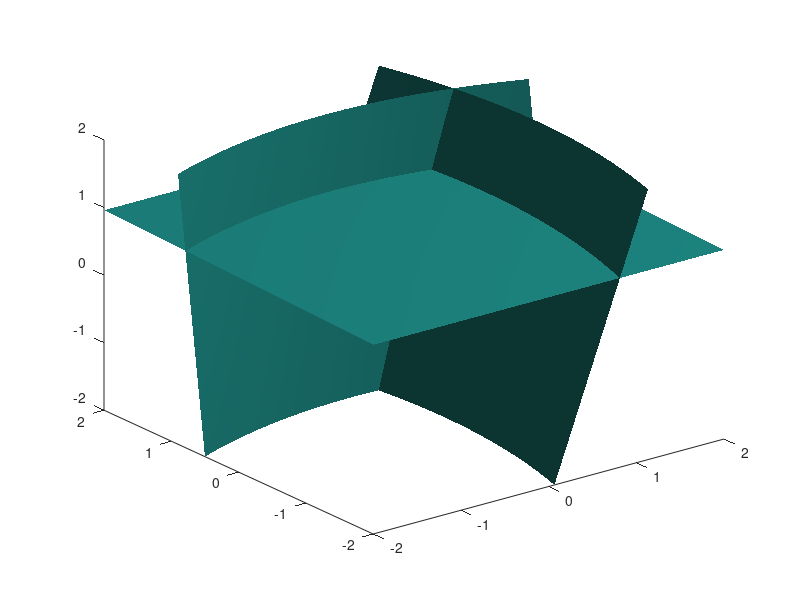

This figure's MATLAB source: (Note: this script raises an error after producing the figure.)
clc
clear all
clf
addpath("Matrices")

%a
display("")
display("Apartado a")
[x,y,z]=meshgrid(-2:0.2:2,-2:0.2:2,-2:0.2:2);

eq1=15*x+y.^2-4*z-13;
eq2=x.^2+10*y-z-11;
eq3=y-25*z+22;

isosurface(x,y,z,eq1,0);
isosurface(x,y,z,eq2,0);
isosurface(x,y,z,eq3,0);

F1=@ (X) [15*X(1)+X(2).^2-4*X(3)-13; 
              X(1).^2+10*X(2)-X(3)-11;
              X(2)-25*X(3)+22];

dF1=@ (X) difAproximada(F1,X);

format long g
global paso=0.01;
global precision=0.5e-5;
nmaxiteraciones=1000;


[X0,FX_1,pasos_1]=newtonV(F1,dF1,[1;1;1],nmaxiteraciones) %obtenemos las aproximaciones iniciales


%b
display("")
display("Apartado b")
precision=100; %para que funcione una única iteración
nmaxiteraciones=2;
X0=[0;0;0];

F=@ (X) [(13-X(2).^2 +4*X(3))/15;
          (11-X(1).^2+X(3))/10;
          (22+X(2))/25];
          
dF=@ (X) difAproximada(F,X);
F_objetivo=@ (X) objetivo(F,X);

[X1, pasos1]=puntofijo(F, X0, nmaxiteraciones)

precision=0.5e-5; %para ver qué hace punto fijo con más iteraciones
nmaxiteraciones=1000;
[X1, pasos1]=puntofijo(F, X0, nmaxiteraciones)

%nos da el mismo resultado que el apartado a

%c
display("")
display("Apartado c")
precision=0.5e-3;
nmaxiteraciones=1000;

[X_1,FX_1,pasos_1]=descensoRapido(F_objetivo,X0 ,nmaxiteraciones)


%d
display("")
display("Apartado d")
precision=0.5e-10;

[XN,FXN,pasos_1]=newtonV(F1,dF1,X0,nmaxiteraciones) %3 pasos

dFX0 = dF1(X0);

[XNB,FXNB,pasos_1]=quasiNewtonBoyrenV(F1,dFX0,X0,nmaxiteraciones) %6 pasos

[XN,FXN,pasos_1]=newtonV(F1,dF1,X_1,nmaxiteraciones) %3 pasos

dFX0 = dF1(X_1);

[XN,FXNB,pasos_1]=quasiNewtonBoyrenV(F1,dFX0,X_1,nmaxiteraciones) %7 pasos

%apartado e
display("")
display("apartado e")

[XN,FXN,pasos_1,nop]=newtonVop(F1,dF1,X_1,nmaxiteraciones,14) %3 pasos
%1234 operaciones

dFX0 = dF1(X_1);

[XN,FXNB,pasos_1, nop]=quasiNewtonBoyrenVop(F1,dFX0,X_1,nmaxiteraciones,14) %7 pasos
%696 operaciones






































































